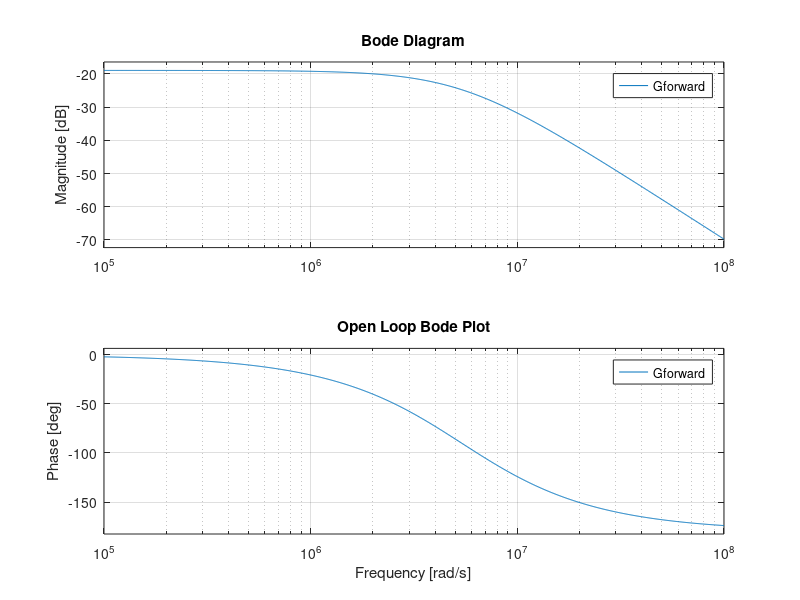
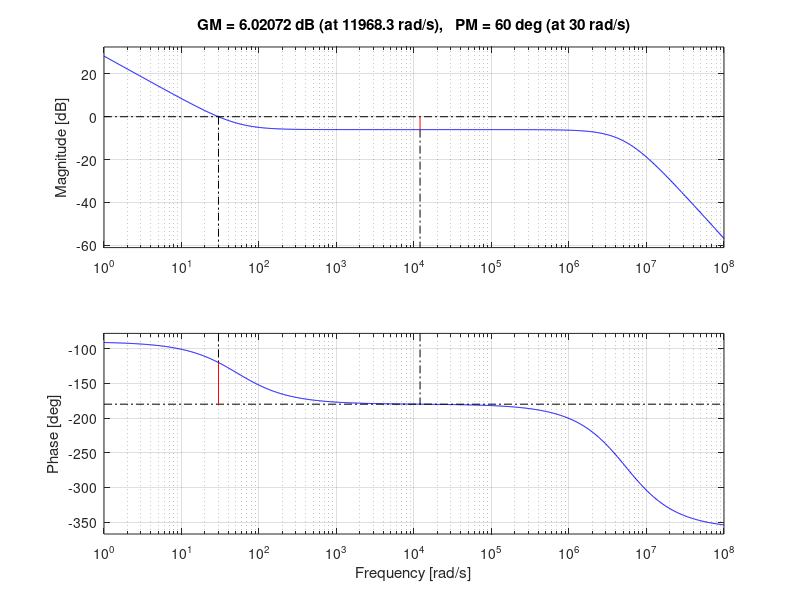
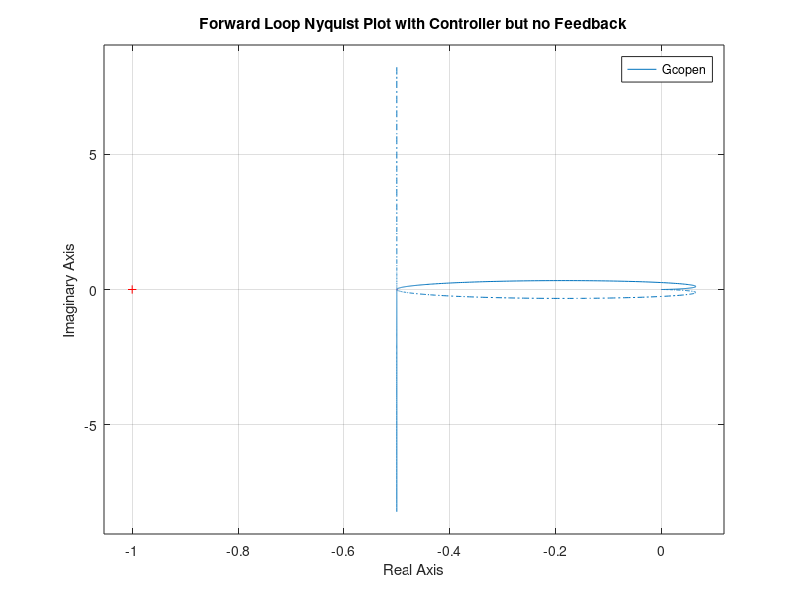
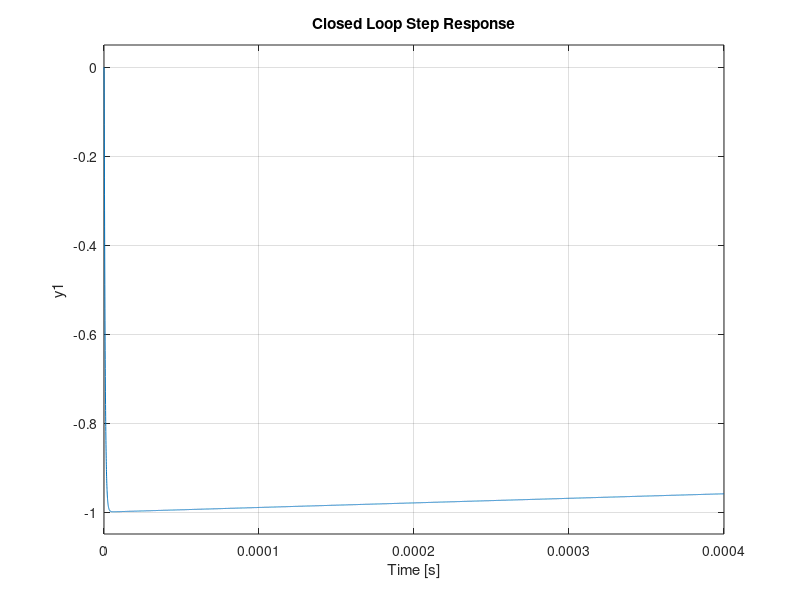

Here is the MATLAB script that generated these plots, in order:
%% Notation
%ELCT 302
%Team Number:Group Letter
%Group Member Name, Group Member Name
%Lab 3

%% Close open windows and clear command window
close all;
clear all;
clc;

%% Measured motor parameters
Ti = 1E3;

L = 318E-9;        %insert value here
R = 2.93;          %insert value here
K = 0.0086;        %insert value here
J = 1.3517E-11;    %insert value here
B = 1.7149E-5;     %insert value here

%% Transfer function of the open loop DC Motor
num = K;                                      %insert value here
denom = [J*L (J*R)+(B*L) (R*B)+K^2];          %insert value here
Gmotor = tf(num,denom);                       %open loop transfer function

%% Gains of the forward loop
RH = 16/(2*pi);    %insert value here         %Rad to Hz
GR = (1/7.5);      %insert value here         %Gear Ratio 
FV = 0.0022;       %insert value here         %Frequency to voltage
ADC = (1/3.3);     %insert value here         %ADC conversion voltage to ADC#
DutyC = 1;         %insert value here         %Conversion from ADC# to Duty cycle
Vbat = 7.2;        %insert value here         %Gain of the battery
Feedback = RH*FV*ADC;                         %Feedback path gain
Gforward = GR*Gmotor*DutyC*Feedback*Vbat;     %Forward path gain

%% Bode plot of the open-loop transfer function including forward gain
figure;
bode(Gforward);    %insert transfer function
title('Open Loop Bode Plot');
grid on;

%% Data that can be used to find ideal wc and wm
%[mag,phase,freq] = bode(Gforward, logspace(5,9,100));
%Gjwc = mag;
%Pgjwc = phase;
%frequency = freq;

%% Declaring wc and wm
wc = 30;          %insert crossover frequency (rad/s)
wm = deg2rad(60); %insert phase margin

%% Frequency response
F = freqresp(Gforward, wc);                   %insert [transfer function, wc]
magGforward = abs(F);                         %magnitude for PI controller
angleGforward = angle(F);                     %phase for PI controller

%% Calulcating parameters for the PI controller
Kp = (magGforward^-1)*cos(pi+wm-angleGforward);
Ki = (-wc)*(magGforward^-1)*sin(pi+wm-angleGforward);

%% Including the PI controller in the control loop
num1 = [Kp Ki];                               %insert Kp and Ki in transfer function form
denom1 = [1 0];                               %insert Kp and Ki in transfer function form
Gc = tf(num1,denom1);                         %transfer function for PI controller
Gcopen = Gc*Gforward;                         %open-loop + controller transfer function

%% Margin plot with the PI controller but not the feedback loop
figure;
margin(Gcopen);
%title('Forward Loop Bode Plot with Controller but no Feedback');
grid on;

%% Nyquist plot with the PI controller but not the feedback loop
figure;
nyquist(Gcopen); %insert transfer function
title('Forward Loop Nyquist Plot with Controller but no Feedback');
grid on;

%% The complete transfer function
Gclose=Gcopen/(1+(Gcopen));                   %closed loop system transfer function

%% Step response of the closed loop
figure;
step(Gclose);   %plot the step response of Gclose
title('Closed Loop Step Response');
grid on;
